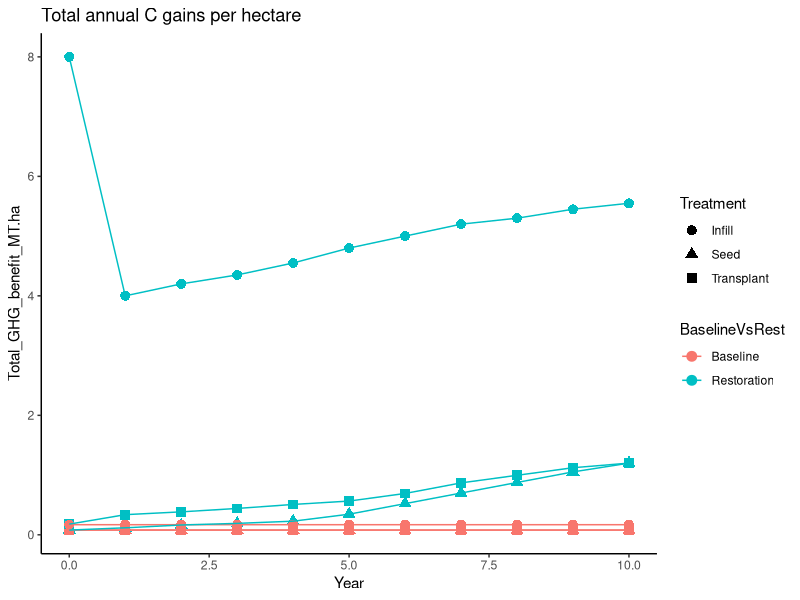
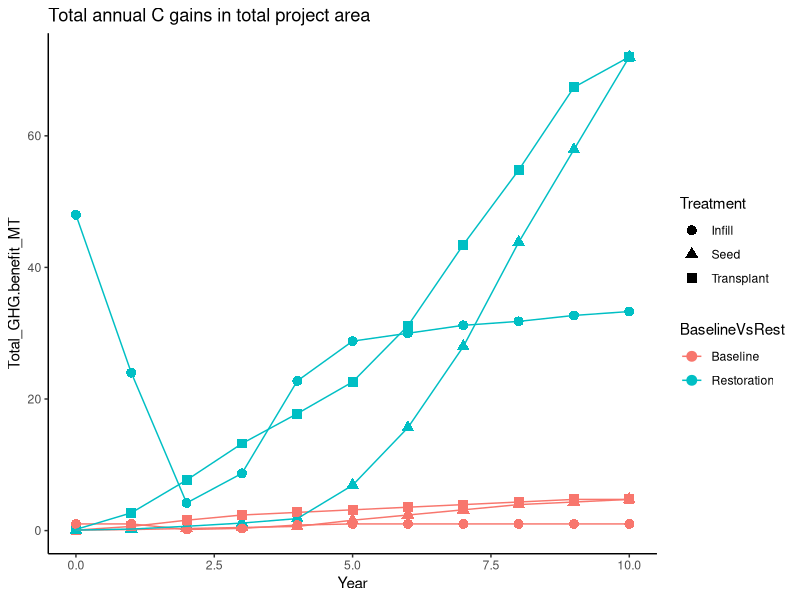
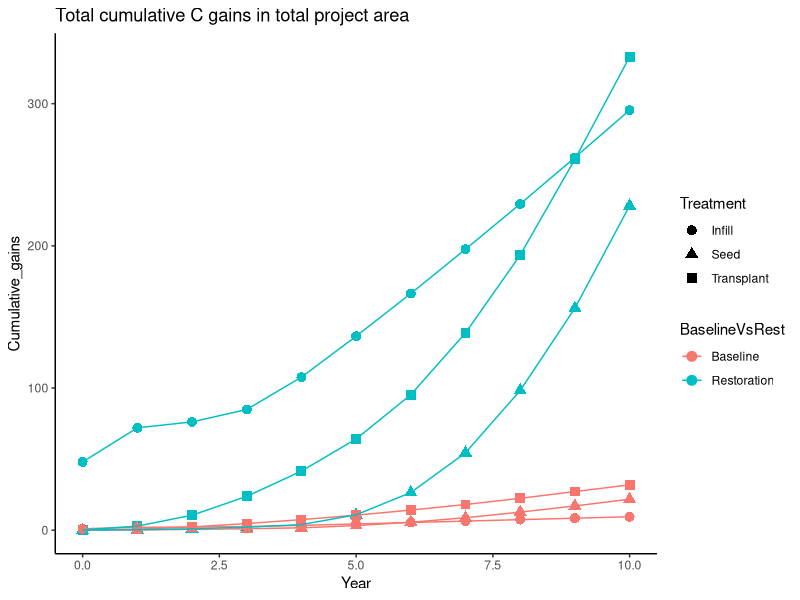
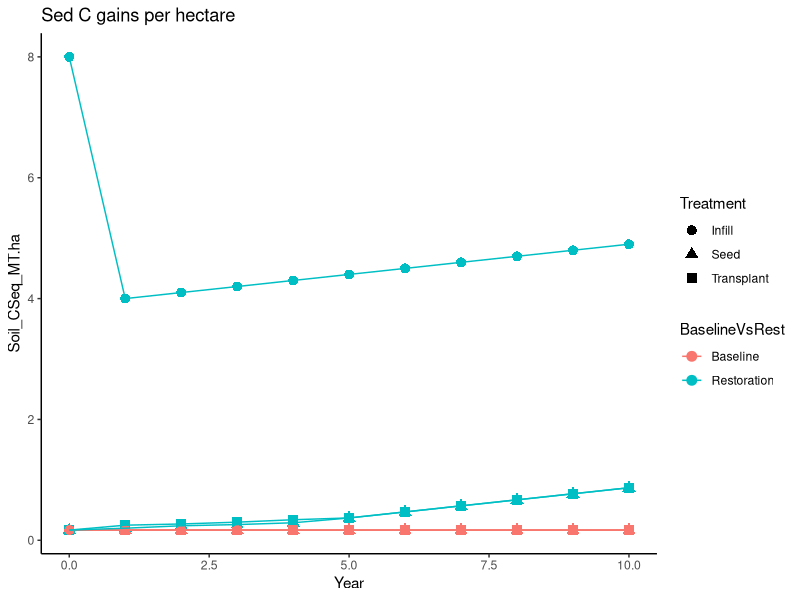
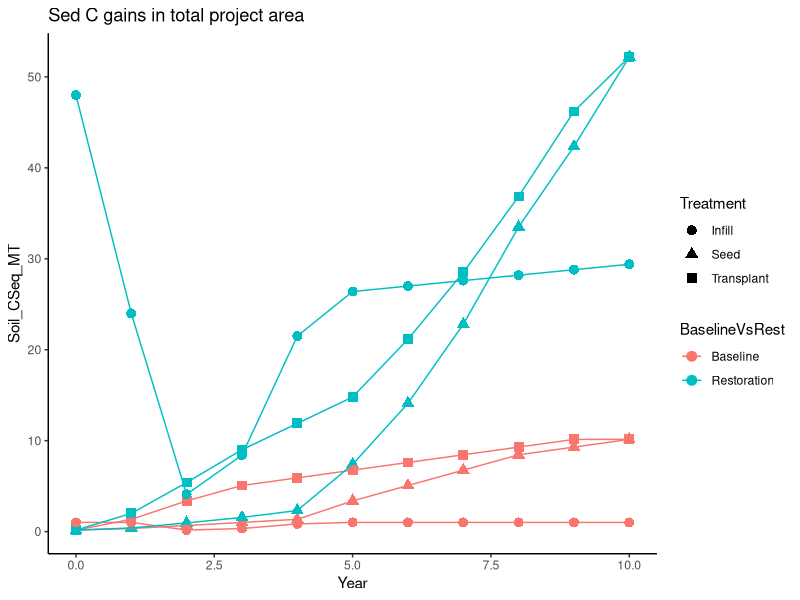

These figures' R source, in order:
library(dplyr)
library(ggplot2)
library(nlme)

setwd("~/Documents/Oxford Post-doc/c_scenarios")
scen <- read.csv("Scenarios Data.csv", header = T, na.strings=c("", "NA"),stringsAsFactors = FALSE)
scen <- scen[-c(67:999),-c(17:29)] #remove excess rows/cs
scen <- scen[,-c(17:18)] #remove excess row?


## annual gains
ggplot(scen, aes(x=Year, y=Total_GHG_benefit_MT.ha, color = BaselineVsRest, shape = Treatment)) + geom_point(size = 3) + geom_line() + 
  theme_classic() + ggtitle('Total annual C gains per hectare')

ggplot(scen, aes(x=Year, y=Total_GHG.benefit_MT, color = BaselineVsRest, shape = Treatment)) + geom_point(size = 3) + geom_line() + 
  theme_classic() + ggtitle('Total annual C gains in total project area')

## cumulative gains
ggplot(scen, aes(x=Year, y=Cumulative_gains, color = BaselineVsRest, shape = Treatment)) + geom_point(size = 3) + geom_line() + 
  theme_classic() + ggtitle('Total cumulative C gains in total project area')


## sed
ggplot(scen, aes(x=Year, y=Soil_CSeq_MT.ha, color = BaselineVsRest, shape = Treatment)) + geom_point(size = 3) + geom_line() + 
  theme_classic() + ggtitle('Sed C gains per hectare')

ggplot(scen, aes(x=Year, y=Soil_CSeq_MT, color = BaselineVsRest, shape = Treatment)) + geom_point(size = 3) + geom_line() + 
  theme_classic() + ggtitle('Sed C gains in total project area')
